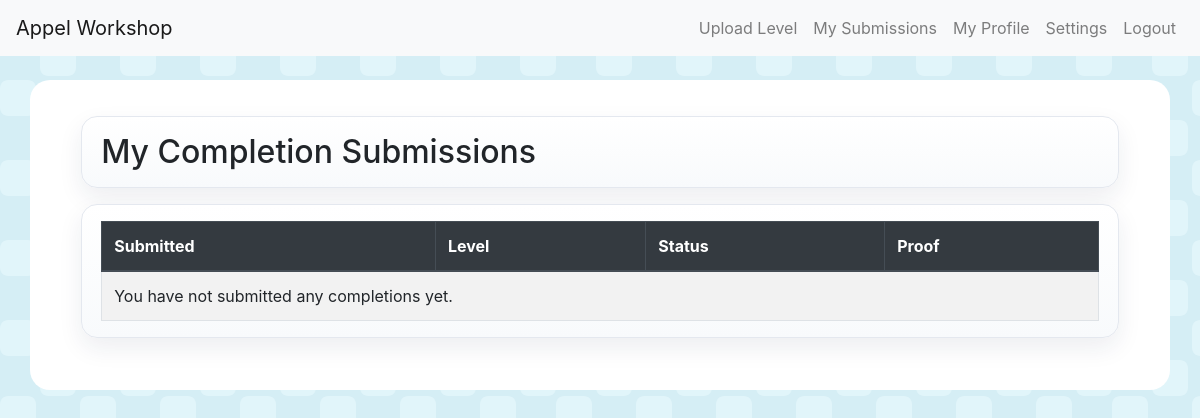
Page /completions/my-submissions/ (signed in) on the earlier database version.
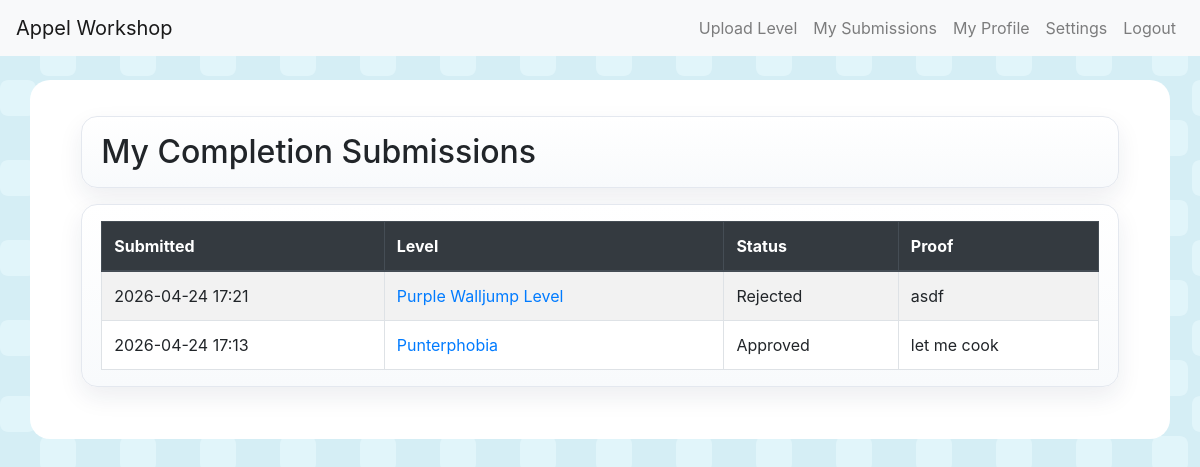
Same page on the later database version.
### levels/models.py (models this page shows, shortened)
class LevelCompletion(models.Model):
    STATUS_PENDING = 'pending'
    STATUS_APPROVED = 'approved'
    STATUS_REJECTED = 'rejected'
    STATUS_CHOICES = [
        (STATUS_PENDING, 'Pending'),
        (STATUS_APPROVED, 'Approved'),
        (STATUS_REJECTED, 'Rejected'),
    ]
    user = models.ForeignKey(User, on_delete=models.CASCADE, related_name='level_completions')
    level = models.ForeignKey(Level, on_delete=models.CASCADE, related_name='completion_submissions')
    proof = models.TextField(max_length=5000)
    status = models.CharField(max_length=20, choices=STATUS_CHOICES, default=STATUS_PENDING)
    submitted_at = models.DateTimeField(auto_now_add=True)
    updated_at = models.DateTimeField(auto_now=True)
    reviewed_at = models.DateTimeField(null=True, blank=True)
    reviewed_by = models.ForeignKey(
        User,
        on_delete=models.SET_NULL,
        null=True,
        blank=True,
        related_name='reviewed_level_completions',
    )
    class Meta:
        constraints = [
            models.UniqueConstraint(fields=['user', 'level'], name='unique_completion_per_user_level')
        ]

class Level(models.Model):
    MOD_CHOICES = [
        ('appel', 'Appel'),
        ('appelp', 'Appel+'),
        ('appelm', 'Appel Multiplayer'),
        ('sheepel', 'Sheepel'),
        ('appel-playground', "Appel Playground")
    ]
    name = models.CharField(max_length=100)
    level_code = models.TextField(max_length=10000)
    description = models.TextField(null=True, blank=True, default="", max_length=2000)
    original_uploader = models.CharField(null=True, blank=True, default="", max_length=100, help_text="The original creator of the level. Leave blank if this was you.")
    difficulty = models.FloatField(default=0, help_text="The difficulty (in the Punter scale, more info <a href='https://appel.miraheze.org/wiki/Difficulty'>here</a>)")
    difficulty_rating = models.FloatField(null=True, blank=True)
    quality_rating = models.FloatField(null=True, blank=True)
    level_ratings = models.JSONField(default=list, blank=True)
    mod_category = models.CharField(max_length=50, choices=MOD_CHOICES, default='appel')
    creator = models.ForeignKey(User, on_delete=models.CASCADE, related_name="levels")
    created_at = models.DateTimeField(auto_now_add=True)

### levels/views.py (the view)
# urls.py: path('completions/my-submissions/', views.my_completion_submissions, name='my_completion_submissions'),
@login_required
def my_completion_submissions(request):
    submissions = LevelCompletion.objects.filter(user=request.user).order_by('-submitted_at')
    return render(
        request,
        'levels/my_completion_submissions.html',
        {
            'submissions': submissions,
        },
    )

### levels/templates/levels/my_completion_submissions.html (shortened to what this page needs)
{% extends "base.html" %}
{% block content %}
<div class="container">
    <div class="bubble-section">
        <h2 class="mb-0">My Completion Submissions</h2>
    </div>
    <div class="bubble-section bubble-table">
        <table class="table table-striped table-bordered">
            <thead class="thead-dark">
                <tr>
                    <th>Submitted</th>
                    <th>Level</th>
                    <th>Status</th>
                    <th>Proof</th>
                </tr>
            </thead>
            <tbody>
                {% for submission in submissions %}
                    <tr>
                        <td>{{ submission.submitted_at|date:"Y-m-d H:i" }}</td>
                        <td><a href="{% url 'levels:level_detail' submission.level.id %}">{{ submission.level.name }}</a></td>
                        <td>{{ submission.get_status_display }}</td>
                        <td>{{ submission.proof|truncatechars:180 }}</td>
                    </tr>
                {% empty %}
                    <tr>
                        <td colspan="4">You have not submitted any completions yet.</td>
                    </tr>
                {% endfor %}
            </tbody>
        </table>
    </div>
</div>
{% endblock %}

Differences in the rows shown:
added LevelCompletion: submitted_at "2026-04-24 17:21", level.name "Purple Walljump Level", status "Rejected", proof "asdf"
added LevelCompletion: submitted_at "2026-04-24 17:13", level.name "Punterphobia", status "Approved", proof "let me cook"
Other differences:
text no longer shown: "You have not submitted any completions yet."
